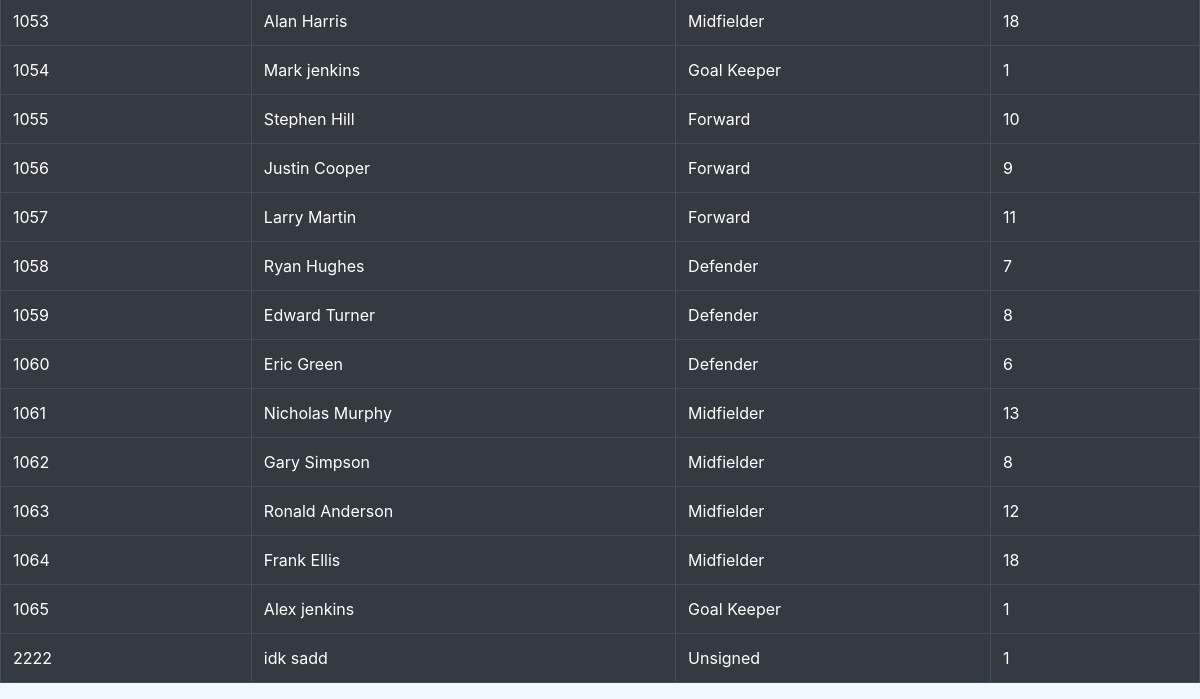
Before: /players/ (lower part) with the older database file.
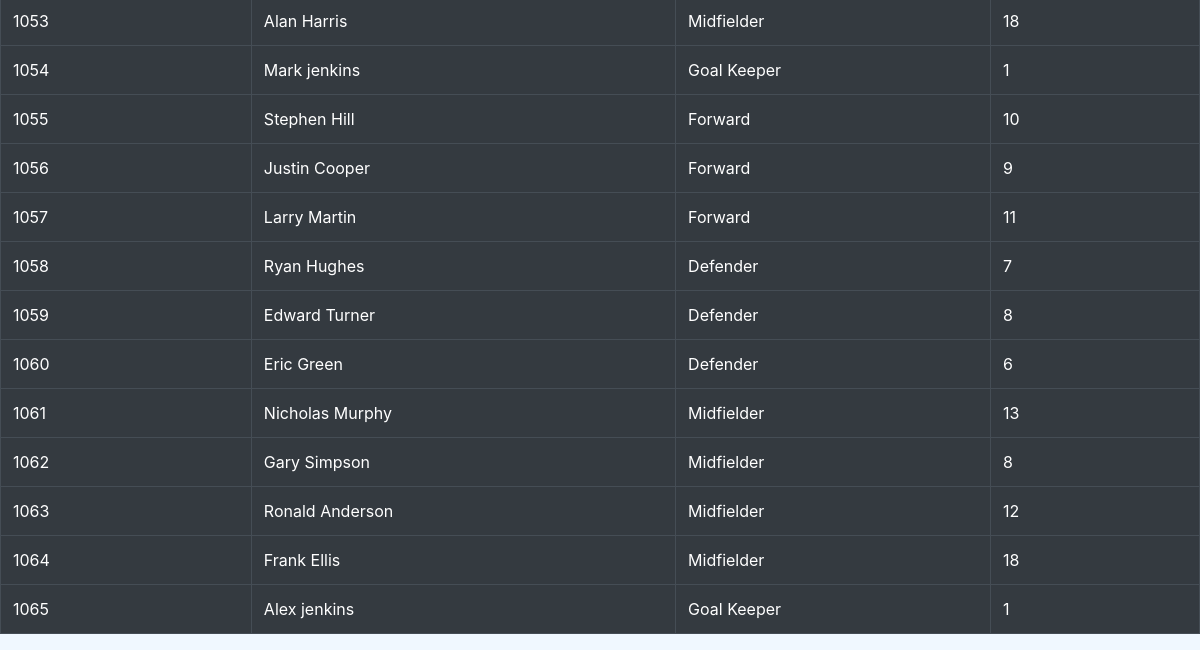
After: the same page with the newer database file.
### player/models.py (models this page shows, shortened)
class Player(models.Model):
    pID = models.PositiveIntegerField(unique=True,validators=[MinValueValidator(1000)])
    fName = models.CharField(max_length=100)
    lName = models.CharField(max_length=100)
    height = models.DecimalField(max_digits=5, decimal_places=2,validators=[MinValueValidator(120)])
    weight = models.DecimalField(max_digits=5, decimal_places=2,validators=[MinValueValidator(50)])
    num = models.PositiveIntegerField(validators=[MinValueValidator(1), MaxValueValidator(100)])
    position = models.CharField(max_length=20, default="Unsigned")

### player/views.py (the view)
# urls.py: path('', views.show_players, name = 'show_players'),
def show_players(request):
    context = {}
    context["all_players"] = Player.objects.all()
    return render(request, "player/view_players.html",context)

### player/templates/player/view_players.html (shortened to what this page needs)
{% extends "base.html" %}
{% block content %}
    <table class="table table-bordered table-dark">
        {% for p in all_players %}
        <tr>
        <td>{{p.pID}}</td>
        <td>{{p.fName}} {{p.lName}}</td>
        <td>{{p.position}}</td>
        <td>{{p.num}}</td>
        </tr>
        {% endfor %}
    </table>
{% endblock content %}

Changed rows visible on the page:
removed Player: pID "2222", fName "idk", lName "sadd", position "Unsigned", num "1"
